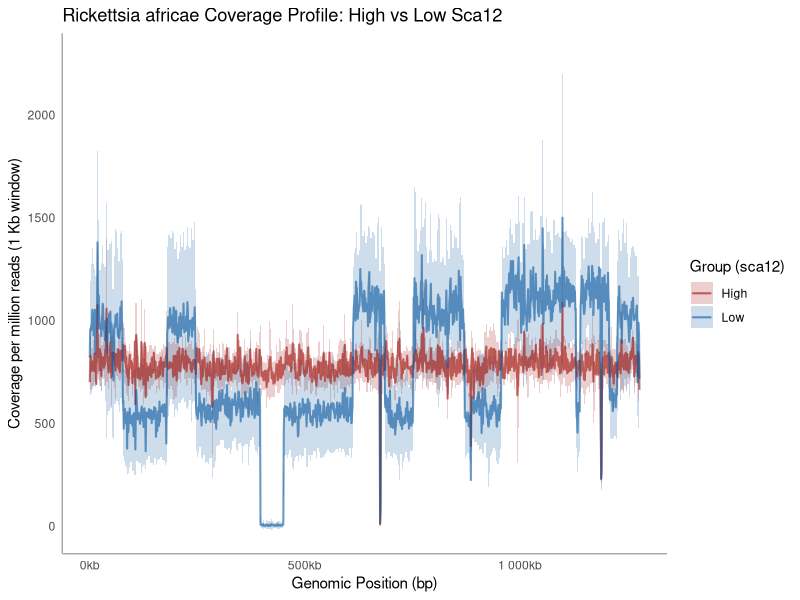

Recreate this plot in R.
## ---- chunk 1
library(tidyverse)
library(readxl)

# Load the coverage matrix and the metadata
coverage_df <- read_excel("r_africae_1kb_coverage.xlsx")
meta_df <- read_excel("meta.xlsx")

# Pivot coverage to "long" format so we can join by sample ID
df_long <- coverage_df %>%
  pivot_longer(cols = -c(chrom, start, end), 
               names_to = "IID", 
               values_to = "raw_coverage")

# Join with metadata to get the 'Sca12' column (High/Low)
df_combined <- df_long %>%
  left_join(meta_df %>% select(IID, Sca12), by = "IID") %>%
  filter(!is.na(Sca12)) # Remove samples not in metadata
## ---- chunk 2
# 1. Normalize within each sample by Reads Per Million mapped to the chromosome
df_norm <- df_combined %>%
  group_by(IID) %>%
  mutate(norm_cov = (raw_coverage / sum(raw_coverage)) * 1e6) %>%
  ungroup()

# 2. Calculate Mean and Error (SD) per genomic window per group
plot_data <- df_norm %>%
  group_by(start, Sca12) %>%
  summarise(
    mean_val = mean(norm_cov),
    sd_val = sd(norm_cov),
    .groups = "drop"
  )
## ---- chunk 3
ggplot(plot_data, aes(x = start, y = mean_val, color = Sca12, fill = Sca12)) +
  # Shaded area for Standard Deviation
  geom_ribbon(aes(ymin = mean_val - sd_val, ymax = mean_val + sd_val), 
              alpha = 0.2, color = NA) +
  # Mean line
  geom_line(size = 0.7) +
  scale_color_manual(values = c("High" = "#9e0e0599", "Low" = "#05579e99")) +
  scale_fill_manual(values = c("High" = "#9e0e0599", "Low" = "#05579e99")) +
  theme_minimal() +
  # REMOVE GRID LINES
  theme(
    panel.grid.major = element_blank(), # Removes major grid lines
    panel.grid.minor = element_blank(), # Removes minor grid lines
    axis.line = element_line(color = "darkgrey") # Optional: adds clear x/y axes
  ) +
  labs(
    title = "Rickettsia africae Coverage Profile: High vs Low Sca12",
    x = "Genomic Position (bp)",
    y = "Coverage per million reads (1 Kb window)",
    color = "Group (sca12)",
    fill = "Group (sca12)"
  ) +
  scale_x_continuous(labels = scales::label_number(scale = 1e-3, suffix = "kb"))
